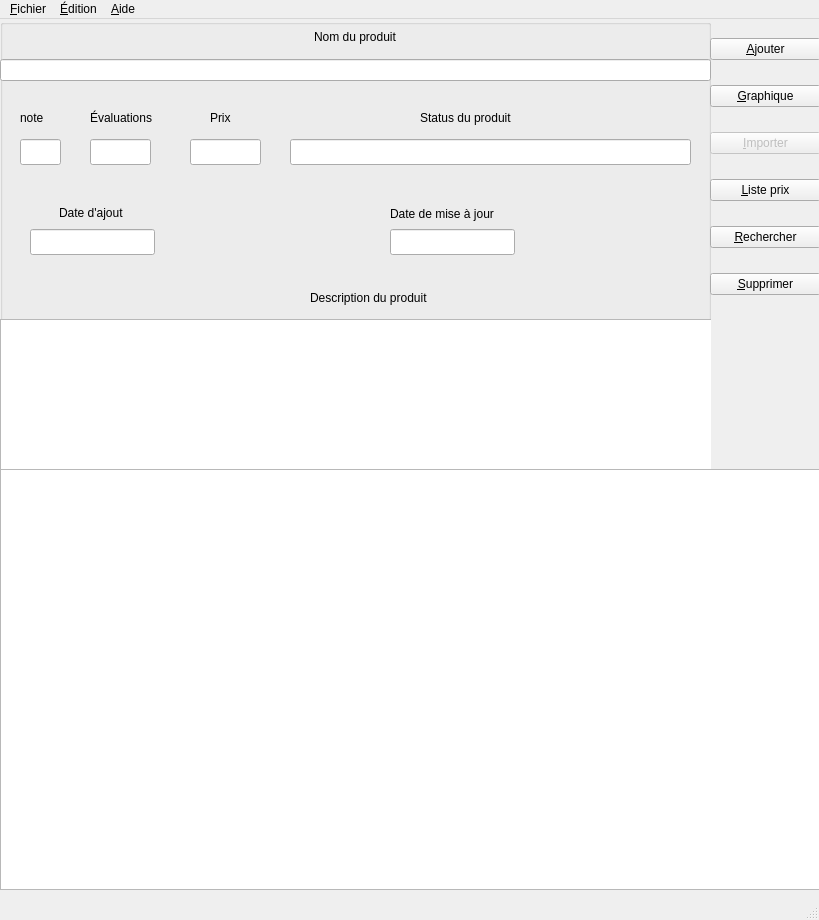
<?xml version="1.0" encoding="UTF-8"?>
<ui version="4.0">
 <class>frm_ppal</class>
 <widget class="QMainWindow" name="frm_ppal">
  <property name="geometry">
   <rect>
    <x>0</x>
    <y>0</y>
    <width>819</width>
    <height>920</height>
   </rect>
  </property>
  <property name="minimumSize">
   <size>
    <width>0</width>
    <height>0</height>
   </size>
  </property>
  <property name="windowTitle">
   <string>Amapy scrapper de produit amazon</string>
  </property>
  <widget class="QWidget" name="centralwidget">
   <widget class="QGroupBox" name="groupBox">
    <property name="geometry">
     <rect>
      <x>0</x>
      <y>0</y>
      <width>711</width>
      <height>451</height>
     </rect>
    </property>
    <property name="toolTip">
     <string>Contenu de la description du produit.</string>
    </property>
    <property name="title">
     <string/>
    </property>
    <widget class="QLabel" name="label_2">
     <property name="geometry">
      <rect>
       <x>20</x>
       <y>90</y>
       <width>31</width>
       <height>18</height>
      </rect>
     </property>
     <property name="text">
      <string>note</string>
     </property>
    </widget>
    <widget class="QLabel" name="label_3">
     <property name="geometry">
      <rect>
       <x>90</x>
       <y>90</y>
       <width>71</width>
       <height>18</height>
      </rect>
     </property>
     <property name="text">
      <string>Évaluations</string>
     </property>
    </widget>
    <widget class="QLabel" name="label_4">
     <property name="geometry">
      <rect>
       <x>210</x>
       <y>90</y>
       <width>31</width>
       <height>18</height>
      </rect>
     </property>
     <property name="text">
      <string>Prix</string>
     </property>
    </widget>
    <widget class="QLabel" name="label_5">
     <property name="geometry">
      <rect>
       <x>420</x>
       <y>90</y>
       <width>111</width>
       <height>18</height>
      </rect>
     </property>
     <property name="text">
      <string>Status du produit</string>
     </property>
    </widget>
    <widget class="QLabel" name="label_6">
     <property name="geometry">
      <rect>
       <x>310</x>
       <y>270</y>
       <width>151</width>
       <height>18</height>
      </rect>
     </property>
     <property name="text">
      <string>Description du produit</string>
     </property>
    </widget>
    <widget class="QLabel" name="label_7">
     <property name="geometry">
      <rect>
       <x>59</x>
       <y>185</y>
       <width>74</width>
       <height>18</height>
      </rect>
     </property>
     <property name="text">
      <string>Date d'ajout</string>
     </property>
    </widget>
    <widget class="QLabel" name="label_8">
     <property name="geometry">
      <rect>
       <x>390</x>
       <y>186</y>
       <width>120</width>
       <height>18</height>
      </rect>
     </property>
     <property name="text">
      <string>Date de mise à jour</string>
     </property>
    </widget>
    <widget class="QLineEdit" name="lineEdit_2">
     <property name="geometry">
      <rect>
       <x>20</x>
       <y>120</y>
       <width>41</width>
       <height>26</height>
      </rect>
     </property>
    </widget>
    <widget class="QLineEdit" name="lineEdit_3">
     <property name="geometry">
      <rect>
       <x>90</x>
       <y>120</y>
       <width>61</width>
       <height>26</height>
      </rect>
     </property>
    </widget>
    <widget class="QLineEdit" name="lineEdit_4">
     <property name="geometry">
      <rect>
       <x>190</x>
       <y>120</y>
       <width>71</width>
       <height>26</height>
      </rect>
     </property>
     <property name="text">
      <string/>
     </property>
    </widget>
    <widget class="QLineEdit" name="lineEdit_5">
     <property name="geometry">
      <rect>
       <x>290</x>
       <y>120</y>
       <width>401</width>
       <height>26</height>
      </rect>
     </property>
    </widget>
    <widget class="QLineEdit" name="lineEdit_8">
     <property name="geometry">
      <rect>
       <x>390</x>
       <y>210</y>
       <width>125</width>
       <height>26</height>
      </rect>
     </property>
     <property name="text">
      <string/>
     </property>
    </widget>
    <widget class="QLineEdit" name="lineEdit_6">
     <property name="geometry">
      <rect>
       <x>30</x>
       <y>210</y>
       <width>125</width>
       <height>26</height>
      </rect>
     </property>
     <property name="text">
      <string/>
     </property>
    </widget>
    <widget class="QWidget" name="gridLayoutWidget">
     <property name="geometry">
      <rect>
       <x>0</x>
       <y>300</y>
       <width>821</width>
       <height>151</height>
      </rect>
     </property>
     <layout class="QGridLayout" name="gridLayout">
      <item row="0" column="0">
       <widget class="QTextEdit" name="textEdit"/>
      </item>
     </layout>
    </widget>
    <widget class="QWidget" name="layoutWidget">
     <property name="geometry">
      <rect>
       <x>0</x>
       <y>1</y>
       <width>711</width>
       <height>61</height>
      </rect>
     </property>
     <layout class="QVBoxLayout" name="verticalLayout_2">
      <item alignment="Qt::AlignHCenter">
       <widget class="QLabel" name="label">
        <property name="text">
         <string>Nom du produit</string>
        </property>
       </widget>
      </item>
      <item>
       <widget class="QLineEdit" name="lineEdit"/>
      </item>
     </layout>
    </widget>
   </widget>
   <widget class="QWidget" name="verticalLayoutWidget">
    <property name="geometry">
     <rect>
      <x>710</x>
      <y>0</y>
      <width>111</width>
      <height>301</height>
     </rect>
    </property>
    <layout class="QVBoxLayout" name="verticalLayout">
     <item>
      <widget class="QPushButton" name="btn_ajouter">
       <property name="text">
        <string>&amp;Ajouter</string>
       </property>
      </widget>
     </item>
     <item>
      <widget class="QPushButton" name="pushButton_2">
       <property name="text">
        <string>&amp;Graphique</string>
       </property>
      </widget>
     </item>
     <item>
      <widget class="QPushButton" name="pushButton_6">
       <property name="enabled">
        <bool>false</bool>
       </property>
       <property name="toolTip">
        <string>Importer un produit à partir de son URL.</string>
       </property>
       <property name="text">
        <string>&amp;Importer</string>
       </property>
      </widget>
     </item>
     <item>
      <widget class="QPushButton" name="pushButton_3">
       <property name="text">
        <string>&amp;Liste prix</string>
       </property>
      </widget>
     </item>
     <item>
      <widget class="QPushButton" name="pushButton_5">
       <property name="text">
        <string>&amp;Rechercher</string>
       </property>
      </widget>
     </item>
     <item>
      <widget class="QPushButton" name="pushButton_4">
       <property name="text">
        <string>&amp;Supprimer</string>
       </property>
      </widget>
     </item>
    </layout>
   </widget>
   <widget class="QWidget" name="gridLayoutWidget_2">
    <property name="geometry">
     <rect>
      <x>0</x>
      <y>450</y>
      <width>821</width>
      <height>421</height>
     </rect>
    </property>
    <layout class="QGridLayout" name="gridLayout_2">
     <item row="0" column="0">
      <widget class="QTableView" name="tableView"/>
     </item>
    </layout>
   </widget>
  </widget>
  <widget class="QMenuBar" name="menubar">
   <property name="geometry">
    <rect>
     <x>0</x>
     <y>0</y>
     <width>819</width>
     <height>23</height>
    </rect>
   </property>
   <widget class="QMenu" name="menu_Fichier">
    <property name="title">
     <string>&amp;Fichier</string>
    </property>
    <widget class="QMenu" name="menu_Exporter">
     <property name="title">
      <string>&amp;Exporter</string>
     </property>
     <addaction name="action_Un_produit"/>
     <addaction name="action_Plusieurs_produit_CSV"/>
     <addaction name="actionE_xport_au_format_json"/>
    </widget>
    <widget class="QMenu" name="menu_Importer">
     <property name="title">
      <string>&amp;Importer</string>
     </property>
     <addaction name="action_Un_produit_2"/>
     <addaction name="action_Plusieurs_produits"/>
    </widget>
    <addaction name="separator"/>
    <addaction name="menu_Exporter"/>
    <addaction name="menu_Importer"/>
    <addaction name="separator"/>
    <addaction name="action_Quitter_ALT_F4"/>
   </widget>
   <widget class="QMenu" name="menu_dition">
    <property name="title">
     <string>&amp;Édition</string>
    </property>
    <addaction name="actionCr_er_un_graph"/>
    <addaction name="separator"/>
    <addaction name="action_Mettre_tout_jour"/>
    <addaction name="action_Rechercher_un_produit"/>
    <addaction name="action_Supprimer_un_produit"/>
   </widget>
   <widget class="QMenu" name="menu_Aide">
    <property name="title">
     <string>&amp;Aide</string>
    </property>
    <addaction name="actionA_propos"/>
    <addaction name="action_Licence"/>
    <addaction name="actionA_Ide"/>
   </widget>
   <addaction name="menu_Fichier"/>
   <addaction name="menu_dition"/>
   <addaction name="menu_Aide"/>
  </widget>
  <widget class="QStatusBar" name="statusbar"/>
  <action name="action_Un_produit">
   <property name="text">
    <string>&amp;Un produit</string>
   </property>
  </action>
  <action name="action_Plusieurs_produit_CSV">
   <property name="text">
    <string>&amp;Plusieurs produit (CSV)</string>
   </property>
  </action>
  <action name="actionE_xport_au_format_json">
   <property name="text">
    <string>E&amp;xport au format json</string>
   </property>
  </action>
  <action name="action_Un_produit_2">
   <property name="text">
    <string>&amp;Un produit</string>
   </property>
  </action>
  <action name="action_Plusieurs_produits">
   <property name="text">
    <string>&amp;Plusieurs produits</string>
   </property>
  </action>
  <action name="action_Quitter_ALT_F4">
   <property name="text">
    <string>&amp;Quitter ALT+F4</string>
   </property>
  </action>
  <action name="action_Supprimer_un_produit">
   <property name="text">
    <string>&amp;Supprimer un produit</string>
   </property>
  </action>
  <action name="action_Mettre_tout_jour">
   <property name="text">
    <string>&amp;Mettre tout à jour</string>
   </property>
  </action>
  <action name="action_Rechercher_un_produit">
   <property name="text">
    <string>&amp;Rechercher un produit</string>
   </property>
  </action>
  <action name="actionCr_er_un_graph">
   <property name="text">
    <string>Créer un graph</string>
   </property>
  </action>
  <action name="actionA_propos">
   <property name="text">
    <string>&amp;A propos</string>
   </property>
  </action>
  <action name="action_Licence">
   <property name="text">
    <string>&amp;Licence</string>
   </property>
  </action>
  <action name="actionA_Ide">
   <property name="text">
    <string>A&amp;ide</string>
   </property>
  </action>
 </widget>
 <resources/>
 <connections/>
</ui>
